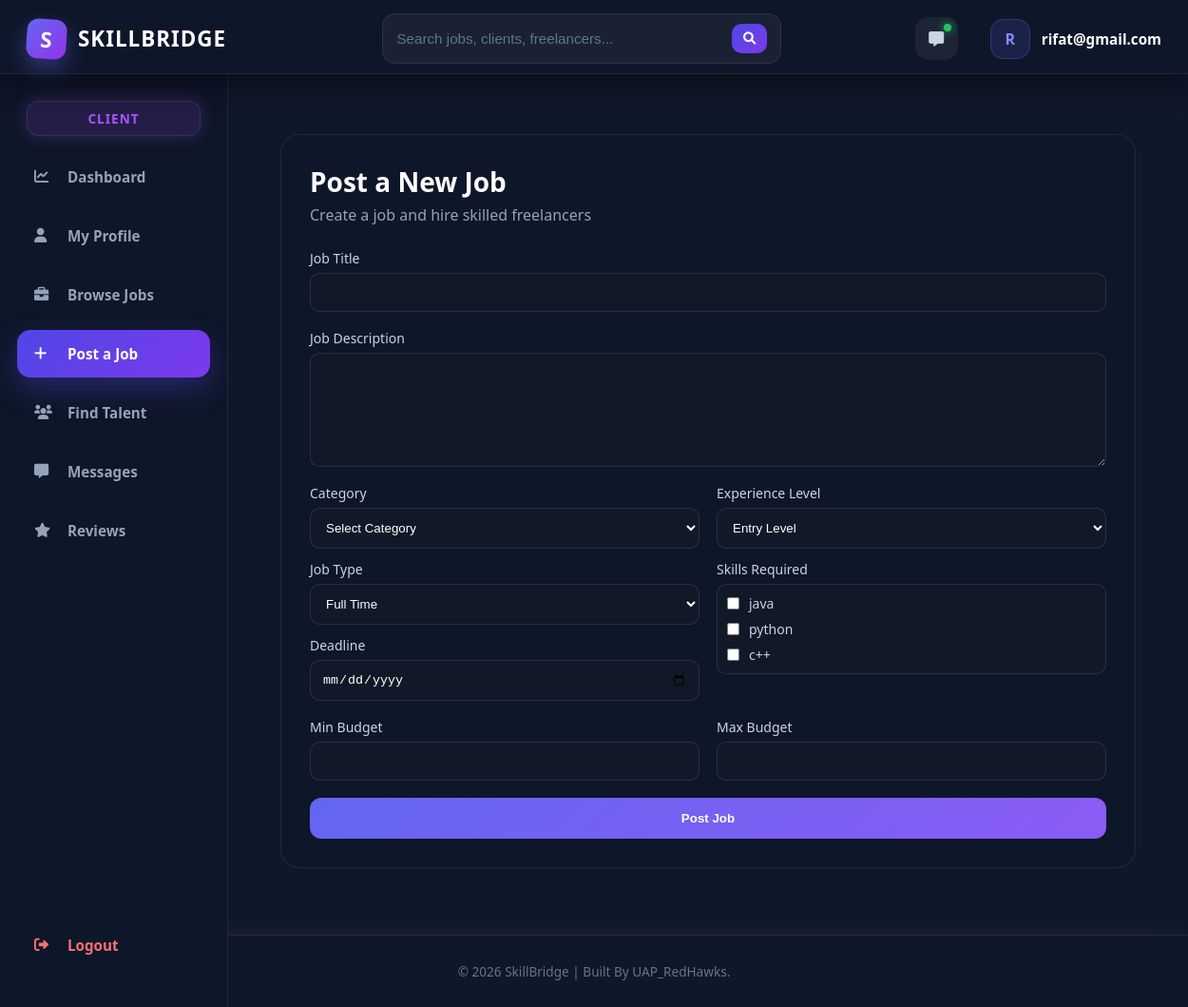
/jobs/post-job/ (signed in), run on the app's committed database.
### jobs/models.py (models this page shows, shortened)
class Skill(models.Model):
    name = models.CharField(max_length=100)

### jobs/views.py (the view, shortened to what this page needs)
# urls.py: path('post-job/', views.post_job, name='post_job'),
@login_required
def post_job(request):
    categories = JobCategory.objects.all()
    skills = Skill.objects.all()
    context = {
        'categories': categories,
        'skills': skills,
    }
    return render(request, 'jobs/post_job.html', context)

### templates/jobs/post_job.html (shortened to what this page needs)
{% extends 'core/base.html' %}
{% load static %}
{% block extra_css %}
<link rel="stylesheet" href="{% static 'css/jobs/post_job.css' %}">
{% endblock %}
{% block content %}
<div class="post-job-wrapper">
    <div class="post-job-card">
        <div class="header">
            <h2>Post a New Job</h2>
            <p>Create a job and hire skilled freelancers</p>
        </div>
        <form method="POST" class="job-form">
            <div class="box">
                <label>Job Title</label>
                <input type="text" name="title" required>
            </div>
            <div class="box">
                <label>Job Description</label>
                <textarea name="description" required></textarea>
            </div>
            <div class="grid">
                <div class="left">
                    <div class="box">
                        <label>Category</label>
                        <select name="category" required>
                            <option value="">Select Category</option>
                        </select>
                    </div>
                    <div class="box">
                        <label>Job Type</label>
                        <select name="job_type" required>
                            <option value="full_time">Full Time</option>
                        </select>
                    </div>
                    <div class="box">
                        <label>Deadline</label>
                        <input type="date" name="deadline">
                    </div>
                </div>
                <div class="right">
                    <div class="box">
                        <label>Experience Level</label>
                        <select name="experience_level" required>
                            <option value="entry">Entry Level</option>
                        </select>
                    </div>
                    <div class="box skills">
                        <label>Skills Required</label>
                        <div class="skill-list">
                            {% for skill in skills %}
                            <label class="skill-item">
                                <input type="checkbox" name="skills" value="{{ skill.id }}">
                                <span>{{ skill.name }}</span>
                            </label>
                            {% endfor %}
                        </div>
                    </div>
                </div>
            </div>
            <div class="budget">
                <div class="box">
                    <label>Min Budget</label>
                    <input type="number" name="budget_min">
                </div>
                <div class="box">
                    <label>Max Budget</label>
                    <input type="number" name="budget_max">
                </div>
            </div>
            <button type="submit" class="btn">Post Job</button>
        </form>
    </div>
</div>
{% endblock %}

### templates/core/base.html (shortened to what this page needs)
{% load static %}
<!DOCTYPE html>
<html lang="en">
  <head>
    <link rel="stylesheet" href="https://cdnjs.cloudflare.com/ajax/libs/font-awesome/6.0.0/css/all.min.css" />
    <link rel="stylesheet" href="{% static 'css/core/base.css' %}" />
    {% block extra_css %}
    {% endblock %}
  </head>
  <body>
    <nav class="navbar">
      <div class="nav-container">
        <div class="nav-left">
          <a href="/" class="brand-logo"><div class="logo-box">S</div>SKILLBRIDGE</a>
          {% if user.is_authenticated %}
            <div class="nav-search">
              <form method="GET" action="{% url 'search' %}" class="search-form">
                <input type="text" name="q" placeholder="Search jobs, clients, freelancers..." />
                <button type="submit"><i class="fas fa-search"></i></button>
              </form>
            </div>
          {% endif %}
        </div>
        <div class="nav-right">
          {% if user.is_authenticated %}
            <a href="#" class="message-btn"><i class="fas fa-message"></i></a>
            <div class="user-info">
              <div class="user-avatar">{{ user.username.0|upper }}</div>
              <span class="user-name">{{ user.username }}</span>
            </div>
          {% else %}
            <div class="auth-desktop">
              <a href="{% url 'login' %}" class="btn-login">Login</a>
              <a href="{% url 'signup' %}" class="btn-signup">Sign Up</a>
            </div>
          {% endif %}
        </div>
      </div>
    </nav>
    {% if user.is_authenticated %}
      <div class="dashboard-layout">
        {% with current=request.path %}
          <aside class="sidebar">
            {% if request.session.role == 'freelancer' %}
              <div class="role-badge freelancer">Freelancer</div>
              <a href="{% url 'freelencerdashboard' %}" class="sidebar-item {% if request.resolver_match.url_name == 'freelencerdashboard' %}active{% endif %}"><i class="fas fa-chart-line"></i>Dashboard</a>
              <a href="{% url 'freelancerprofile' %}" class="sidebar-item {% if request.resolver_match.url_name == 'freelancerprofile' %}active{% endif %}"><i class="fas fa-user"></i>My Profile</a>
              <a href="{% url 'job_list' %}" class="sidebar-item {% if request.resolver_match.url_name == 'job_list' %}active{% endif %}"><i class="fas fa-briefcase"></i>Browse Jobs</a>
              <a href="{% url 'my_applications' %}" class="sidebar-item {% if request.resolver_match.url_name == 'my_applications' %}active{% endif %}"><i class="fas fa-file"></i>My Applications</a>
              <a href="{% url 'saved_jobs' %}" class="sidebar-item {% if request.resolver_match.url_name == 'saved_jobs' %}active{% endif %}"><i class="fas fa-bookmark"></i>Saved Jobs</a>
              <a href="#" class="sidebar-item"><i class="fas fa-message"></i>Messages</a>
              <a href="{% url 'frereview' %}" class="sidebar-item {% if request.resolver_match.url_name == 'frereview' %}active{% endif %}"><i class="fas fa-star"></i>Reviews</a>
            {% else %}
              <div class="role-badge client">Client</div>
              <a href="{% url 'clientdashboard' %}" class="sidebar-item {% if request.resolver_match.url_name == 'clientdashboard' %}active{% endif %}"><i class="fas fa-chart-line"></i>Dashboard</a>
              <a href="{% url 'clientprofile' %}" class="sidebar-item {% if request.resolver_match.url_name == 'clientprofile' %}active{% endif %}"><i class="fas fa-user"></i>My Profile</a>
              <a href="{% url 'job_list' %}" class="sidebar-item {% if request.resolver_match.url_name == 'job_list' %}active{% endif %}"><i class="fas fa-briefcase"></i>Browse Jobs</a>
              <a href="{% url 'post_job' %}" class="sidebar-item {% if request.resolver_match.url_name == 'post_job' %}active{% endif %}"><i class="fas fa-plus"></i>Post a Job</a>
              <a href="{% url 'findtalents' %}" class="sidebar-item {% if request.resolver_match.url_name == 'findtalents' %}active{% endif %}"><i class="fas fa-users"></i>Find Talent</a>
              <a href="#" class="sidebar-item"><i class="fas fa-message"></i>Messages</a>
              <a href="{% url 'frereview' %}" class="sidebar-item {% if request.resolver_match.url_name == 'frereview' %}active{% endif %}"><i class="fas fa-star"></i> Reviews</a>
            {% endif %}
            <a href="{% url 'logout' %}" class="sidebar-item logout-sidebar"><i class="fas fa-right-from-bracket"></i>Logout</a>
          </aside>
        {% endwith %}
        <main class="dashboard-content">
          {% block content %}
          {% endblock %}
        </main>
      </div>
    {% else %}
      <main class="main-wrapper">
        {% block guest_content %}
        {% endblock %}
      </main>
    {% endif %}
    <footer class="footer">
      <div class="footer-content">&copy; 2026 SkillBridge | Built By UAP_RedHawks.</div>
    </footer>
  </body>
</html>

### static/css/jobs/post_job.css (style rules this page uses)
.post-job-wrapper { display: flex; justify-content: center; padding: 40px 20px; background: #0f172a; min-height: 100vh; box-sizing: border-box; }
.post-job-card { width: 900px; background: rgba(15, 23, 42, 0.95); border: 1px solid rgba(255, 255, 255, 0.08); border-radius: 20px; padding: 30px; }
.header h2 { color: white; font-size: 28px; margin-bottom: 5px; }
.header p { color: #94a3b8; margin-bottom: 25px; }
.job-form { display: flex; flex-direction: column; gap: 18px; }
.box { display: flex; flex-direction: column; gap: 6px; }
.box label { color: #cbd5e1; font-size: 14px; }
.box input, .box select, .box textarea { padding: 12px; border-radius: 10px; border: 1px solid rgba(255, 255, 255, 0.1); background: #111827; color: white; outline: none; }
.box textarea { min-height: 120px; resize: vertical; }
.grid { display: grid; grid-template-columns: 1fr 1fr; gap: 18px; }
.left, .right { display: flex; flex-direction: column; gap: 12px; }
.skill-list { display: flex; flex-direction: column; gap: 8px; padding: 10px; background: #111827; border-radius: 10px; border: 1px solid rgba(255, 255, 255, 0.1); max-height: 200px; overflow-y: auto; }
.skill-item { display: flex; gap: 10px; color: #cbd5e1; font-size: 14px; }
.budget { display: grid; grid-template-columns: 1fr 1fr; gap: 18px; }
.btn { padding: 14px; border: none; border-radius: 12px; background: linear-gradient(135deg, #6366f1, #8b5cf6); color: white; font-weight: 700; cursor: pointer; transition: 0.3s; }

### data on the page
Skill: name "java"
Skill: name "python"
Skill: name "c++"

### other printed values
{{ user.username.0|upper }} "R"
{{ user.username }} "rifat@gmail.com"
